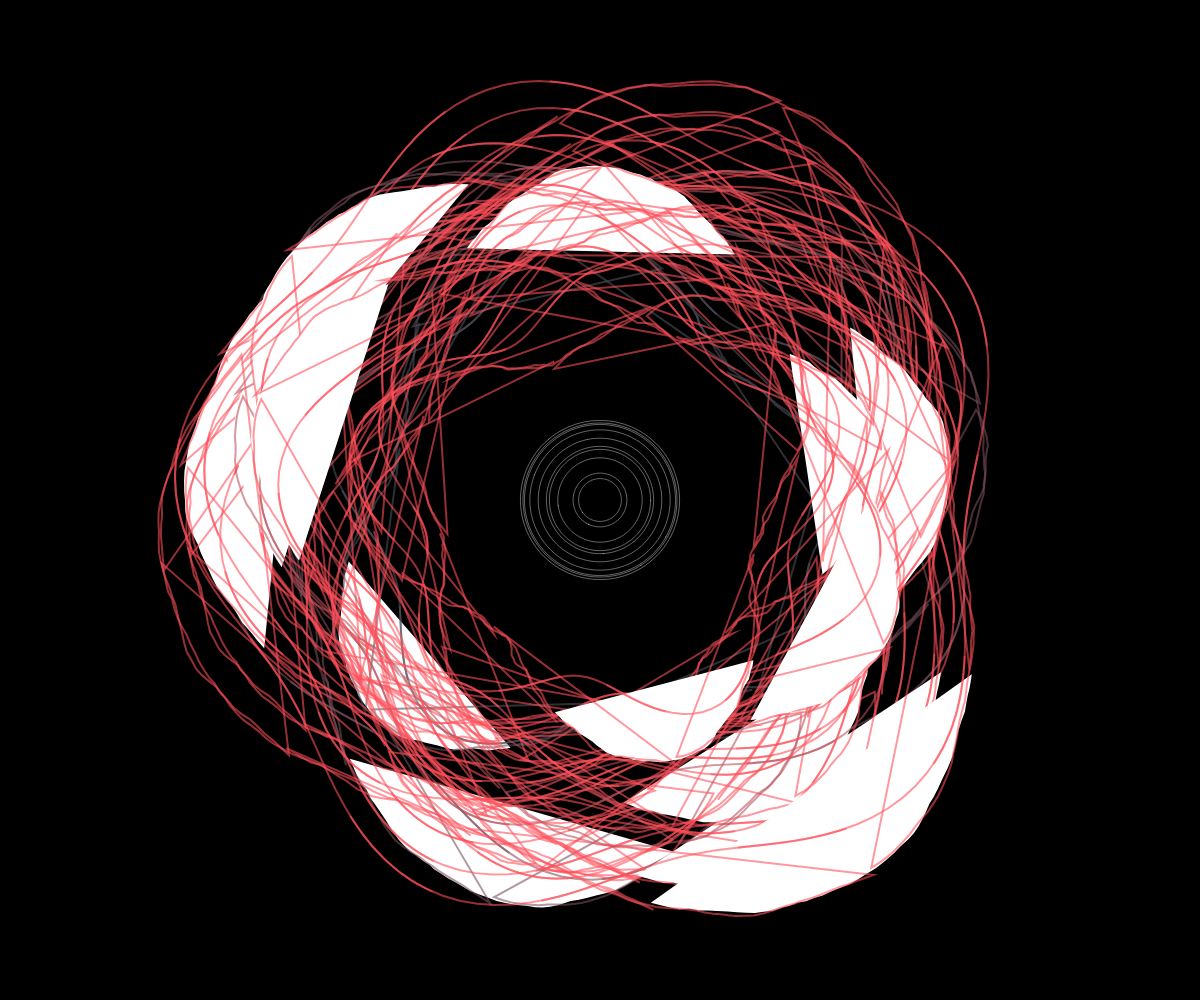
Frame 1 (no input)
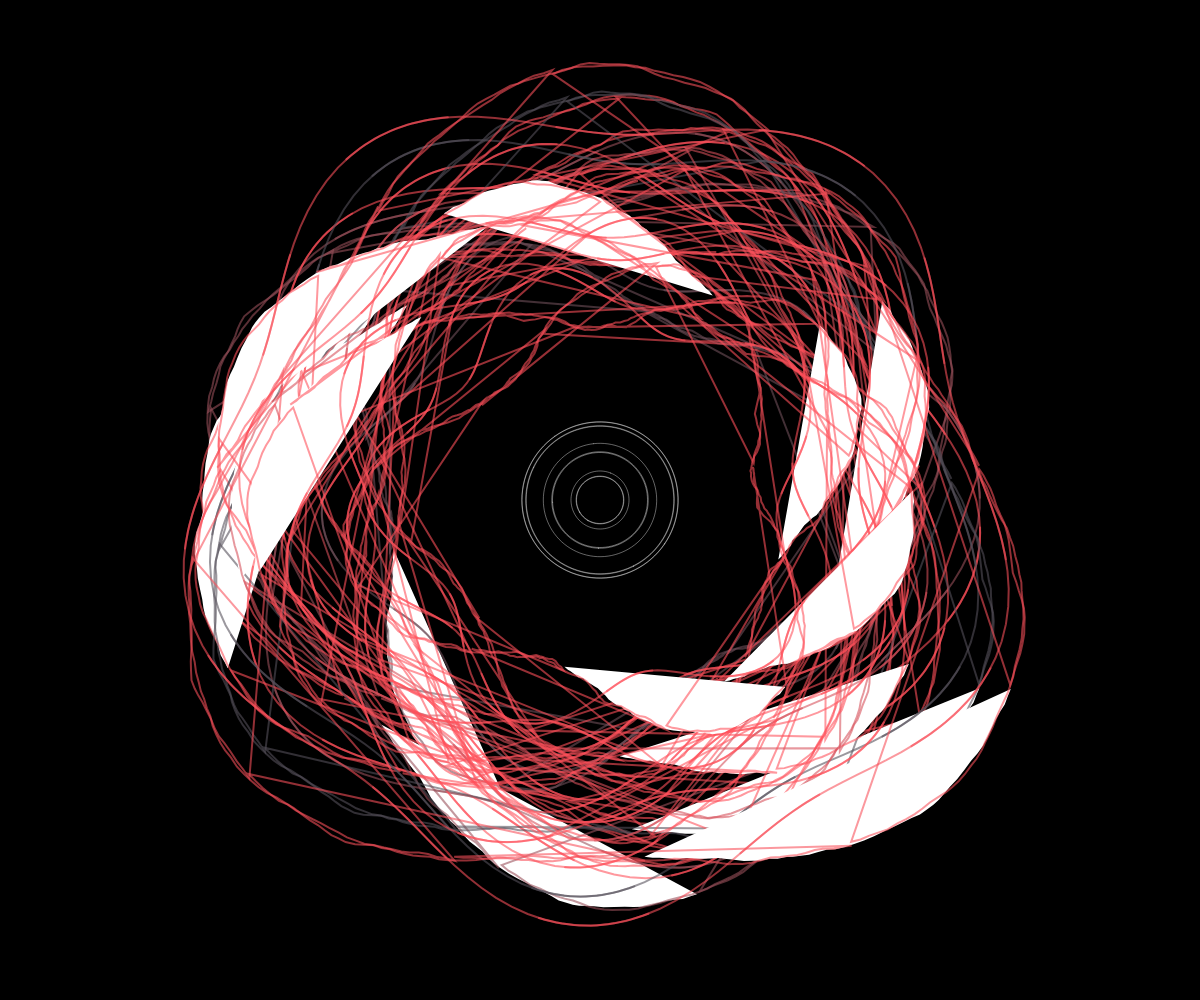
Frame 60 (no input)
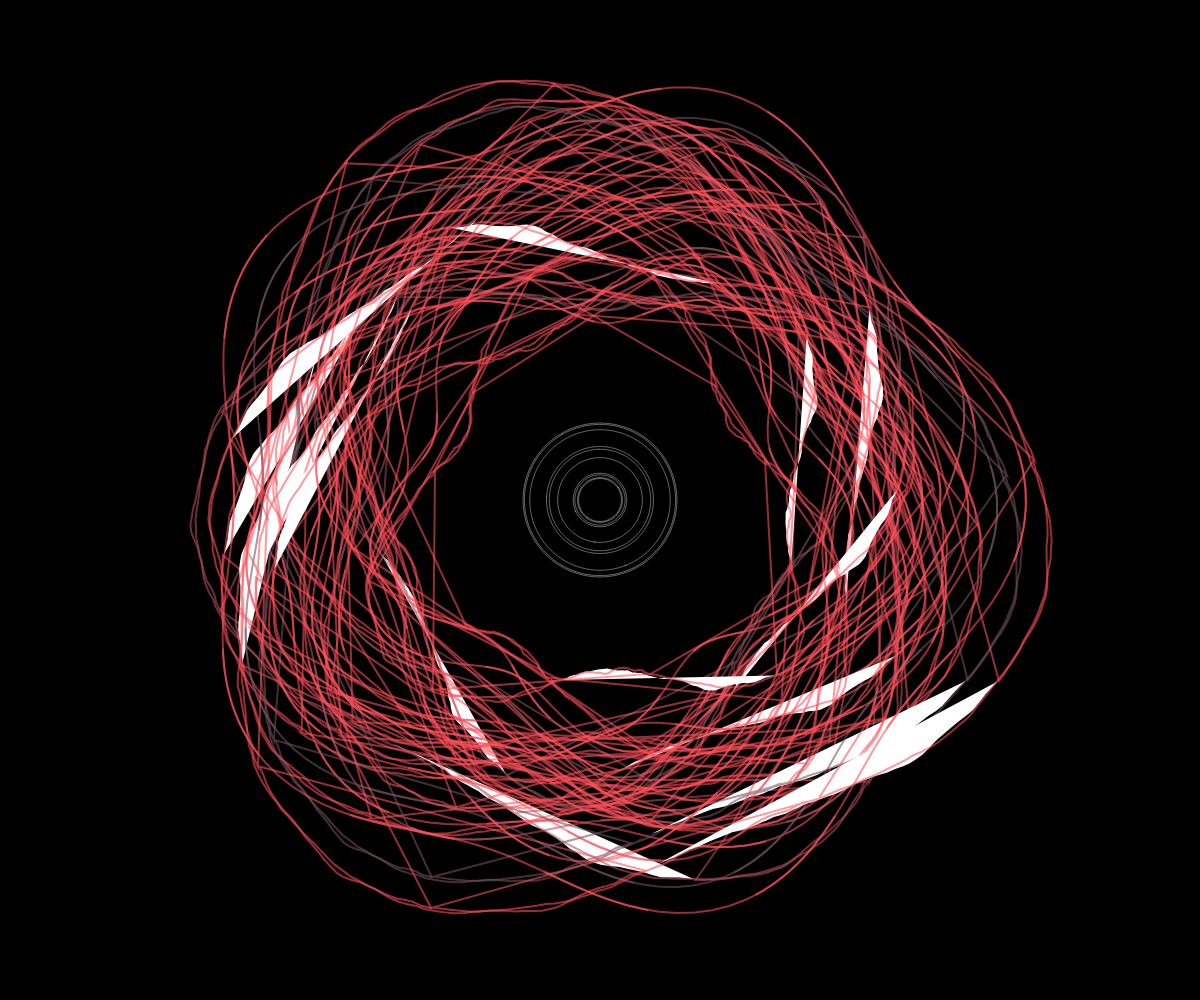
Frame 120 (the mouse pressed at the canvas centre since frame 60)

The p5.js sketch that drew these frames (run headless with seeded random() and noise() and a simulated clock; from frame 60 on, the mouse is pressed at the canvas centre):

// p5.js sketch
// ── sketch.js
let time = 0;
let layers = [];

function setup() {
  createCanvas(windowWidth, windowHeight);
  noStroke();
  
  // Initialize layers with different properties for complexity
  for (let i = 0; i < 15; i++) {
    layers.push({
      speed: random(0.001, 0.005),
      angleOffset: random(TWO_PI),
      radius: random(200, 400),
      hue: random(360)
    });
  }
}

function draw() {
  background(0);
  
  time += 0.01;
  
  // Draw kaleidoscopic patterns
  for (let i = 0; i < layers.length; i++) {
    let layer = layers[i];
    
    push();
    translate(width/2, height/2);
    
    // Rotate based on time and layer properties
    rotate(time * layer.speed + layer.angleOffset);
    
    // Draw multiple segments in a radial pattern
    for (let j = 0; j < 12; j++) {
      let angle = TWO_PI / 12 * j;
      
      // Create organic curve paths
      beginShape();
      for (let k = 0; k < 50; k++) {
        let a = angle + map(k, 0, 49, 0, PI/3);
        let r = layer.radius + sin(time * 2 + a * 3) * 50;
        let x = r * cos(a);
        let y = r * sin(a);
        
        // Add some noise for organic motion
        x += noise(time * 0.5 + k * 0.1) * 20;
        y += noise(time * 0.3 + k * 0.15) * 20;
        
        vertex(x, y);
      }
      endShape(CLOSE);
      
      // Draw sharp geometric segments
      stroke(layer.hue + i * 20, 80, 90, 150);
      strokeWeight(2);
      noFill();
      
      beginShape();
      for (let k = 0; k < 20; k++) {
        let a = angle + map(k, 0, 19, 0, PI/4);
        let r = layer.radius + sin(time * 3 + a * 5) * 30;
        let x = r * cos(a);
        let y = r * sin(a);
        
        vertex(x, y);
      }
      endShape();
    }
    
    pop();
    
    // Update hue for color cycling
    layer.hue = (layer.hue + 0.5) % 360;
  }
  
  // Add central swirling motion
  push();
  translate(width/2, height/2);
  stroke(255, 100);
  noFill();
  strokeWeight(1);
  
  for (let i = 0; i < 10; i++) {
    let r = 50 + sin(time * 2 + i) * 30;
    let angle = time + i * 0.5;
    
    beginShape();
    for (let j = 0; j < 100; j++) {
      let a = map(j, 0, 99, 0, TWO_PI);
      let x = r * cos(a + angle);
      let y = r * sin(a + angle);
      
      vertex(x, y);
    }
    endShape(CLOSE);
  }
  pop();
}

function windowResized() {
  resizeCanvas(windowWidth, windowHeight);
}
